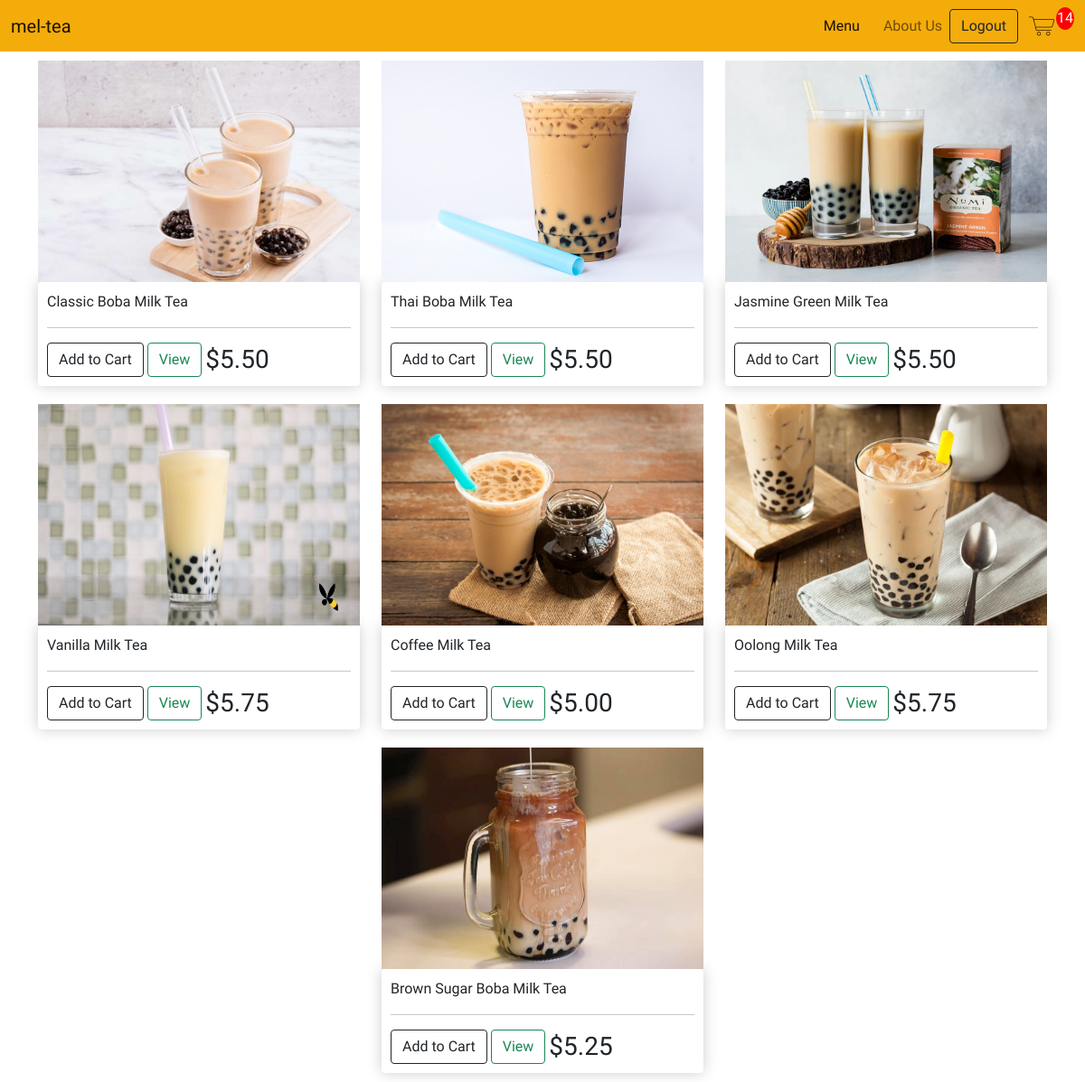
The page /menu/ (signed in) on the database its author committed.
### store/models.py (models this page shows, shortened)
class BobaProduct(models.Model):
    WITH_BOBA = [
        ('YES', 'Boba'),
        ('NO', 'No Boba')
    ]
    name = models.CharField(max_length=200, null=True)
    price = models.DecimalField(max_digits=7, decimal_places=2)
    category = models.CharField(max_length=200, null=True, choices= WITH_BOBA)
    image = models.ImageField(upload_to='boba', default="{% static 'images/filler.jpg' %}", null=True, blank=True)
    date_created = models.DateTimeField(auto_now_add=True)
    @property #@property allow us to access as an attribute
    def image_url(self):
        try:
            url = self.image.url
        except:
            url = ''
        return url

### store/views.py (the view)
# urls.py: path('menu/', views.menu, name="menu"),
def menu(request):
    cart = cartData(request)
    cart_items = cart['cart_items']
    products = BobaProduct.objects.all()
    context = {"products": products, "cart_items": cart_items}
    return render(request, 'store/menu.html', context)

### store/models.py (called while the page is built)
    @property
    def cart_quantity(self):
        order_items = self.orderitem_set.all()
        total = sum([item.quantity for item in order_items])
        return total

### store/utils.py (called while the page is built)
def cartData(request):
    if request.user.is_authenticated:
        customer = request.user.customer
        order, created = CustomerOrder.objects.get_or_create(customer=customer)
        items = order.orderitem_set.all()   # (USE ITEM FOR CHILDREN)
        cart_items = order.cart_quantity
    else:
        cookie = guestCookieCart(request)
        cart_items = cookie['cart_items']
        order = cookie['order']
        items = cookie['items']
    return {"items": items, "order": order, 'cart_items':cart_items}

### store/templates/store/menu.html
{% extends 'store/main.html' %}
{% load static %}
{% block content %}
<div class="container">
  <div class="row justify-content-evenly">
    {% for product in products %}
    <div class="col-lg-4">
      <img class="drink-thumbnail" src="{{product.image_url}}" alt="">
      <div class="product-box">
        <p>{{product.name}}</p>
        <hr>
        <button data-product="{{product.id}}" data-action="add" class="btn btn-outline-dark add-cart">Add to Cart</button>
        <a href="#" class="btn btn-outline-success">View</a>
        <h3 class="product-price">${{product.price|floatformat:2}}</h3>
      </div>
    </div>
    {% endfor %}
</div>
</div>
{% endblock content %}

### static/css/main.css (style rules this page uses)
* { margin: 0; padding: 0; box-sizing: border-box; }
body { background-color: white; font-family: Comfortaa; }

### static/css/menu.css (style rules this page uses)
.drink-thumbnail { width: 100%; height: 245px; }
.product-price { display:inline-block; margin-bottom: 0; padding-bottom: 0; vertical-align: middle; }
.product-box { border-radius: 4px; padding:10px; box-shadow:hsl(0, 0%, 80%) 0 0 16px; }
.col-lg-4 { margin:10px 0; }

### rows shown on the page
BobaProduct: image_url (picture), name "Classic Boba Milk Tea", price "5.50"
BobaProduct: image_url (picture), name "Thai Boba Milk Tea", price "5.50"
BobaProduct: image_url (picture), name "Jasmine Green Milk Tea", price "5.50"
BobaProduct: image_url (picture), name "Vanilla Milk Tea", price "5.75"
BobaProduct: image_url (picture), name "Coffee Milk Tea", price "5.00"
BobaProduct: image_url (picture), name "Oolong Milk Tea", price "5.75"
BobaProduct: image_url (picture), name "Brown Sugar Boba Milk Tea", price "5.25"

### other values the page prints
{{ cart_items }} "14"
